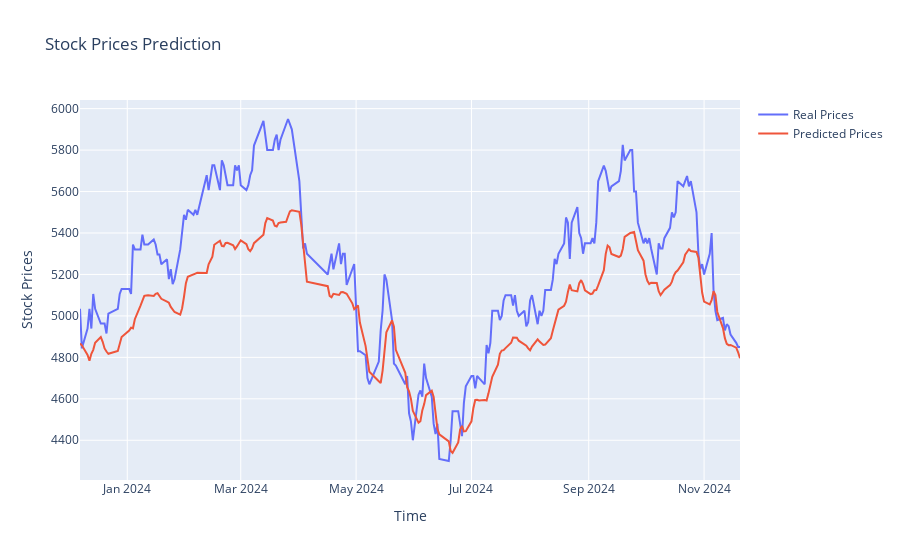

This figure's notebook cell:
### Code cell
import plotly.graph_objects as go

fig = go.Figure()

fig.add_trace(go.Scatter(x=data['date'][-len(real_prices):], y=real_prices, mode='lines', name='Real Prices'))
fig.add_trace(go.Scatter(x=data['date'][-len(predicted_prices):], y=predicted_prices.reshape(-1), mode='lines', name='Predicted Prices'))

fig.update_layout(title='Stock Prices Prediction',
                     xaxis_title='Time',
                     yaxis_title='Stock Prices')

fig.show()

### Figure 1 — Plotly figure (JSON) as saved in the notebook; plotly's stock layout.template omitted (floating-point values rounded to 4 significant figures; data arrays with more than 128 entries replaced by an {"elided": "..."} marker saying what was removed)
{"data": [{"mode": "lines", "name": "Real Prices", "type": "scatter", "x": {"elided": "227 str values"}, "y": {"elided": "227 float values"}}, {"mode": "lines", "name": "Predicted Prices", "type": "scatter", "x": {"elided": "227 str values"}, "y": {"elided": "227 float values"}}], "layout": {"title": {"text": "Stock Prices Prediction"}, "xaxis": {"title": {"text": "Time"}}, "yaxis": {"title": {"text": "Stock Prices"}}}}
